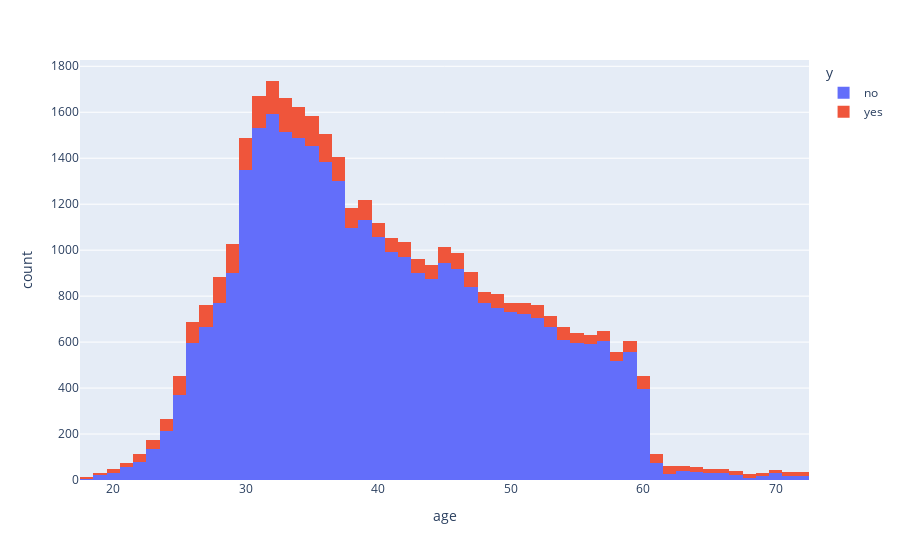

Notebook cell for this chart:
### Markdown cell above
Q7: How does age affect Y?

### Code cell
fig = px.histogram(data,x='age',color='y')
fig.show()

### Figure 1 — Plotly figure (JSON) as saved in the notebook; plotly's stock layout.template omitted (floating-point values rounded to 4 significant figures; data arrays with more than 128 entries replaced by an {"elided": "..."} marker saying what was removed)
{"data": [{"alignmentgroup": "True", "bingroup": "x", "hovertemplate": "y=no<br>age=%{x}<br>count=%{y}<extra></extra>", "legendgroup": "no", "marker": {"color": "#636efa", "pattern": {"shape": ""}}, "name": "no", "offsetgroup": "no", "orientation": "v", "showlegend": true, "type": "histogram", "x": {"elided": "33759 int values"}, "xaxis": "x", "yaxis": "y"}, {"alignmentgroup": "True", "bingroup": "x", "hovertemplate": "y=yes<br>age=%{x}<br>count=%{y}<extra></extra>", "legendgroup": "yes", "marker": {"color": "#EF553B", "pattern": {"shape": ""}}, "name": "yes", "offsetgroup": "yes", "orientation": "v", "showlegend": true, "type": "histogram", "x": {"elided": "3299 int values"}, "xaxis": "x", "yaxis": "y"}], "layout": {"autosize": true, "barmode": "relative", "legend": {"title": {"text": "y"}, "tracegroupgap": 0}, "margin": {"t": 60}, "xaxis": {"anchor": "y", "autorange": true, "domain": [0, 1], "range": [17.5, 72.5], "title": {"text": "age"}, "type": "linear"}, "yaxis": {"anchor": "x", "autorange": true, "domain": [0, 1], "range": [0, 1827.0], "title": {"text": "count"}}}}
